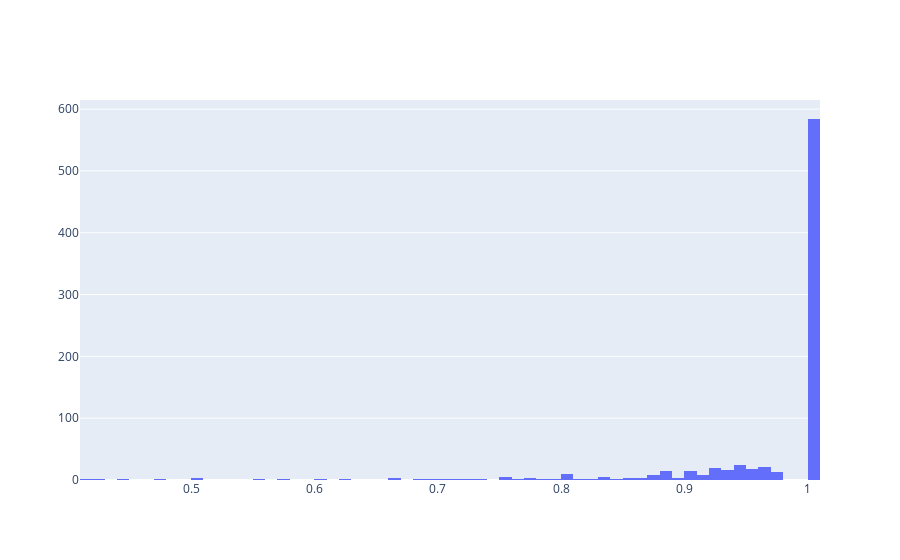

Notebook code cell kept with this figure:
### Code cell
go.Figure(go.Histogram(x=scores, xbins=dict(start=0, end=1.01, size=1 / 100)))

### Figure 1 — Plotly figure (JSON) as saved in the notebook; plotly's stock layout.template omitted (floating-point values rounded to 4 significant figures; data arrays with more than 128 entries replaced by an {"elided": "..."} marker saying what was removed)
{"data": [{"type": "histogram", "x": {"elided": "809 float values"}, "xbins": {"end": 1.01, "size": 0.01, "start": 0}}], "layout": {}}
